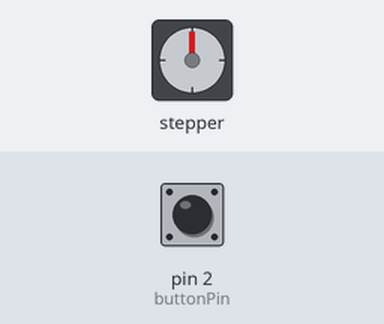
The sketch below on a simulated Arduino Uno, built with avr-gcc and run on an emulated ATmega328P. Parts: stepper motor. The test bench sets the inputs (shaded band); at power-on: pin 2 (buttonPin) HIGH. Stepper angles assume 200 steps per turn.

Above: at 1.2 s.
1.3 s: pin 2 (buttonPin) pulled LOW for 0.15 s
Timing chart, 0 to 4.3 s (numbered marks = the images above; inputs shaded):
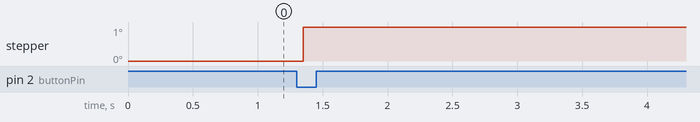

The sketch:

stepperMotor_buttonCount.ino
```cpp
#include <AccelStepper.h>

const int motorInterfaceType = 1;
AccelStepper stepper(motorInterfaceType, 5, 6);

const int buttonPin = 2;
int buttonState = HIGH;
int lastButtonState = HIGH;
unsigned long lastDebounceTime = 0;
unsigned long debounceDelay = 50;

int buttonPressCount = 0;

void setup() {
  stepper.setMaxSpeed(2000);
  stepper.setAcceleration(1000);

  pinMode(buttonPin, INPUT_PULLUP);
}

void loop() {
  int reading = digitalRead(buttonPin);
  if (reading != lastButtonState) {
    lastDebounceTime = millis();
  }

  if ((millis() - lastDebounceTime) > debounceDelay) {
    if (reading != buttonState) {
      buttonState = reading;

      if (buttonState == LOW) {
        buttonPressCount++;

        if (buttonPressCount == 1) {
          rotateClockwise();
        } else if (buttonPressCount == 2) {
          rotateCounterclockwise();
        }
      }
    }
  }

  if (buttonState == HIGH) {
    buttonPressCount = 0;
    stepper.stop();
    stepper.setCurrentPosition(0);
  }

  lastButtonState = reading;
}

void rotateClockwise() {
  stepper.moveTo(360);
  stepper.run();
}

void rotateCounterclockwise() {
  stepper.moveTo(-360);
  stepper.run();
}
```
